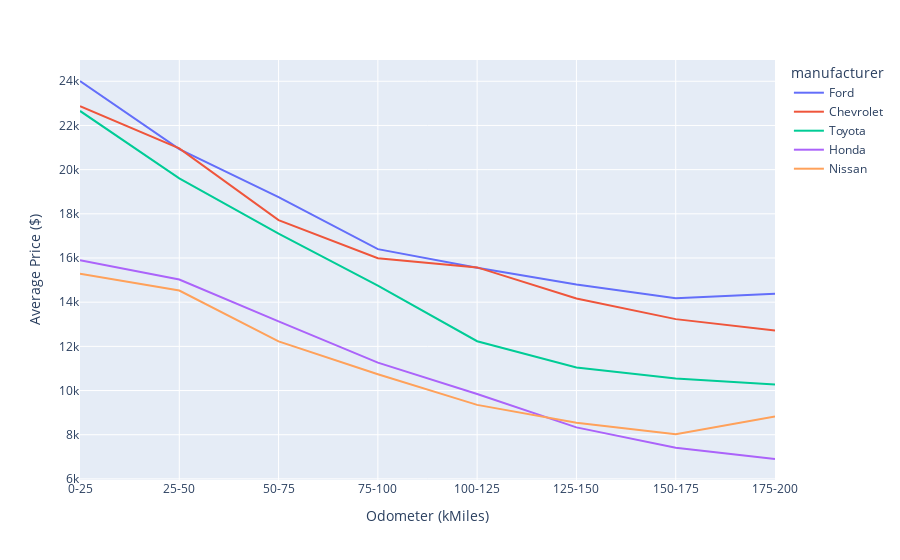

Write notebook code for a chart like this one.
### Markdown cell above
## Odometer VS Price Plot

### Code cell
import plot
plot.odometer()

### Figure 1 — Plotly figure (JSON) as saved in the notebook; plotly's stock layout.template omitted (floating-point values rounded to 4 significant figures)
{"data": [{"hovertemplate": "manufacturer=Ford<br>Odometer (kMiles)=%{x}<br>Average Price ($)=%{y}<extra></extra>", "legendgroup": "Ford", "line": {"color": "#636efa", "dash": "solid"}, "mode": "lines", "name": "Ford", "orientation": "v", "showlegend": true, "type": "scatter", "x": ["0-25", "25-50", "50-75", "75-100", "100-125", "125-150", "150-175", "175-200"], "xaxis": "x", "y": [24010.0, 20930.0, 18760.0, 16400.0, 15560.0, 14800.0, 14170.0, 14380.0], "yaxis": "y"}, {"hovertemplate": "manufacturer=Chevrolet<br>Odometer (kMiles)=%{x}<br>Average Price ($)=%{y}<extra></extra>", "legendgroup": "Chevrolet", "line": {"color": "#EF553B", "dash": "solid"}, "mode": "lines", "name": "Chevrolet", "orientation": "v", "showlegend": true, "type": "scatter", "x": ["0-25", "25-50", "50-75", "75-100", "100-125", "125-150", "150-175", "175-200"], "xaxis": "x", "y": [22870.0, 20960.0, 17710.0, 15990.0, 15570.0, 14170.0, 13230.0, 12720.0], "yaxis": "y"}, {"hovertemplate": "manufacturer=Toyota<br>Odometer (kMiles)=%{x}<br>Average Price ($)=%{y}<extra></extra>", "legendgroup": "Toyota", "line": {"color": "#00cc96", "dash": "solid"}, "mode": "lines", "name": "Toyota", "orientation": "v", "showlegend": true, "type": "scatter", "x": ["0-25", "25-50", "50-75", "75-100", "100-125", "125-150", "150-175", "175-200"], "xaxis": "x", "y": [22660.0, 19610.0, 17110.0, 14750.0, 12230.0, 11050.0, 10550.0, 10270.0], "yaxis": "y"}, {"hovertemplate": "manufacturer=Honda<br>Odometer (kMiles)=%{x}<br>Average Price ($)=%{y}<extra></extra>", "legendgroup": "Honda", "line": {"color": "#ab63fa", "dash": "solid"}, "mode": "lines", "name": "Honda", "orientation": "v", "showlegend": true, "type": "scatter", "x": ["0-25", "25-50", "50-75", "75-100", "100-125", "125-150", "150-175", "175-200"], "xaxis": "x", "y": [15900.0, 15020.0, 13130.0, 11260.0, 9842.0, 8332.0, 7412.0, 6901.0], "yaxis": "y"}, {"hovertemplate": "manufacturer=Nissan<br>Odometer (kMiles)=%{x}<br>Average Price ($)=%{y}<extra></extra>", "legendgroup": "Nissan", "line": {"color": "#FFA15A", "dash": "solid"}, "mode": "lines", "name": "Nissan", "orientation": "v", "showlegend": true, "type": "scatter", "x": ["0-25", "25-50", "50-75", "75-100", "100-125", "125-150", "150-175", "175-200"], "xaxis": "x", "y": [15290.0, 14530.0, 12230.0, 10740.0, 9351.0, 8542.0, 8017.0, 8826.0], "yaxis": "y"}], "layout": {"autosize": true, "legend": {"title": {"text": "manufacturer"}, "tracegroupgap": 0}, "margin": {"t": 60}, "xaxis": {"anchor": "y", "autorange": true, "domain": [0, 1], "range": [0, 7], "title": {"text": "Odometer (kMiles)"}, "type": "category"}, "yaxis": {"anchor": "x", "autorange": true, "domain": [0, 1], "range": [5950.0, 24960.0], "title": {"text": "Average Price ($)"}, "type": "linear"}}}
